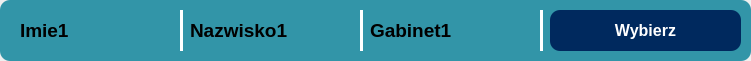
<?xml version="1.0" encoding="UTF-8"?>
<ui version="4.0">
 <class>NewPatientDoctorListItem</class>
 <widget class="QWidget" name="NewPatientDoctorListItem">
  <property name="geometry">
   <rect>
    <x>0</x>
    <y>0</y>
    <width>751</width>
    <height>61</height>
   </rect>
  </property>
  <property name="minimumSize">
   <size>
    <width>751</width>
    <height>61</height>
   </size>
  </property>
  <property name="windowTitle">
   <string>Form</string>
  </property>
  <widget class="QFrame" name="frame_26">
   <property name="geometry">
    <rect>
     <x>0</x>
     <y>0</y>
     <width>751</width>
     <height>61</height>
    </rect>
   </property>
   <property name="minimumSize">
    <size>
     <width>751</width>
     <height>61</height>
    </size>
   </property>
   <property name="styleSheet">
    <string notr="true">background-color: rgb(50, 149, 168);
border-radius: 10px;</string>
   </property>
   <property name="frameShape">
    <enum>QFrame::Shape::StyledPanel</enum>
   </property>
   <property name="frameShadow">
    <enum>QFrame::Shadow::Raised</enum>
   </property>
   <widget class="Line" name="line_10">
    <property name="geometry">
     <rect>
      <x>360</x>
      <y>10</y>
      <width>3</width>
      <height>41</height>
     </rect>
    </property>
    <property name="styleSheet">
     <string notr="true">background-color: white;</string>
    </property>
    <property name="orientation">
     <enum>Qt::Orientation::Vertical</enum>
    </property>
   </widget>
   <widget class="Line" name="line_11">
    <property name="geometry">
     <rect>
      <x>540</x>
      <y>10</y>
      <width>3</width>
      <height>41</height>
     </rect>
    </property>
    <property name="styleSheet">
     <string notr="true">background-color: white;</string>
    </property>
    <property name="orientation">
     <enum>Qt::Orientation::Vertical</enum>
    </property>
   </widget>
   <widget class="QLabel" name="docName">
    <property name="geometry">
     <rect>
      <x>20</x>
      <y>10</y>
      <width>81</width>
      <height>41</height>
     </rect>
    </property>
    <property name="font">
     <font>
      <pointsize>14</pointsize>
      <bold>true</bold>
     </font>
    </property>
    <property name="layoutDirection">
     <enum>Qt::LayoutDirection::LeftToRight</enum>
    </property>
    <property name="styleSheet">
     <string notr="true"/>
    </property>
    <property name="text">
     <string>Imie1</string>
    </property>
    <property name="textFormat">
     <enum>Qt::TextFormat::RichText</enum>
    </property>
    <property name="alignment">
     <set>Qt::AlignmentFlag::AlignLeading|Qt::AlignmentFlag::AlignLeft|Qt::AlignmentFlag::AlignVCenter</set>
    </property>
   </widget>
   <widget class="Line" name="line_14">
    <property name="geometry">
     <rect>
      <x>180</x>
      <y>10</y>
      <width>3</width>
      <height>41</height>
     </rect>
    </property>
    <property name="styleSheet">
     <string notr="true">background-color: white;</string>
    </property>
    <property name="orientation">
     <enum>Qt::Orientation::Vertical</enum>
    </property>
   </widget>
   <widget class="QLabel" name="docSurname">
    <property name="geometry">
     <rect>
      <x>190</x>
      <y>10</y>
      <width>131</width>
      <height>41</height>
     </rect>
    </property>
    <property name="font">
     <font>
      <pointsize>14</pointsize>
      <bold>true</bold>
     </font>
    </property>
    <property name="layoutDirection">
     <enum>Qt::LayoutDirection::LeftToRight</enum>
    </property>
    <property name="styleSheet">
     <string notr="true"/>
    </property>
    <property name="text">
     <string>Nazwisko1</string>
    </property>
    <property name="textFormat">
     <enum>Qt::TextFormat::RichText</enum>
    </property>
    <property name="alignment">
     <set>Qt::AlignmentFlag::AlignLeading|Qt::AlignmentFlag::AlignLeft|Qt::AlignmentFlag::AlignVCenter</set>
    </property>
   </widget>
   <widget class="QLabel" name="docRoom">
    <property name="geometry">
     <rect>
      <x>370</x>
      <y>10</y>
      <width>161</width>
      <height>41</height>
     </rect>
    </property>
    <property name="font">
     <font>
      <pointsize>14</pointsize>
      <bold>true</bold>
     </font>
    </property>
    <property name="layoutDirection">
     <enum>Qt::LayoutDirection::LeftToRight</enum>
    </property>
    <property name="styleSheet">
     <string notr="true"/>
    </property>
    <property name="text">
     <string>Gabinet1</string>
    </property>
    <property name="textFormat">
     <enum>Qt::TextFormat::RichText</enum>
    </property>
    <property name="alignment">
     <set>Qt::AlignmentFlag::AlignLeading|Qt::AlignmentFlag::AlignLeft|Qt::AlignmentFlag::AlignVCenter</set>
    </property>
   </widget>
   <widget class="QPushButton" name="docButton">
    <property name="geometry">
     <rect>
      <x>550</x>
      <y>10</y>
      <width>191</width>
      <height>41</height>
     </rect>
    </property>
    <property name="font">
     <font>
      <pointsize>12</pointsize>
      <bold>true</bold>
     </font>
    </property>
    <property name="mouseTracking">
     <bool>true</bool>
    </property>
    <property name="styleSheet">
     <string notr="true">background-color: rgb(0, 41, 94);
border-radius: 10px;
color: white;
</string>
    </property>
    <property name="text">
     <string>Wybierz</string>
    </property>
   </widget>
   <zorder>docSurname</zorder>
   <zorder>line_10</zorder>
   <zorder>line_11</zorder>
   <zorder>docName</zorder>
   <zorder>line_14</zorder>
   <zorder>docRoom</zorder>
   <zorder>docButton</zorder>
  </widget>
 </widget>
 <resources/>
 <connections/>
</ui>
